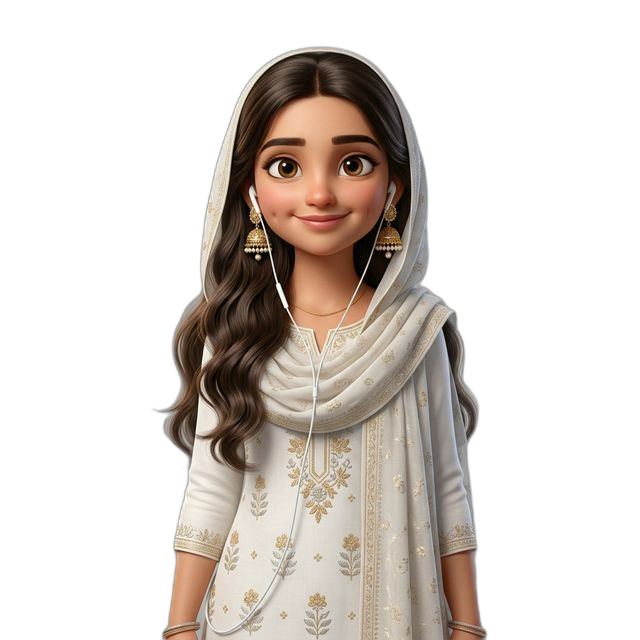
#> input picture assets/sia_idle.png, 640 x 640 px
$ python fix_transparency_final.py
#> lines starting #> are read from the running program, lines starting #| are printed output that depends on the picture
"""
fix_transparency_v4.py
Final exact position for mouth is Y=221
"""

import os
import sys
import shutil
import numpy as np
from collections import deque

try:
    from PIL import Image, ImageFilter, ImageDraw
    pass
except ImportError:
    sys.exit(1)

ASSETS_DIR = os.path.join(os.path.dirname(os.path.abspath(__file__)), "assets")


def flood_fill_remove_bg(img: Image.Image, threshold: int = 225) -> Image.Image:
    img = img.convert("RGBA")
    data = np.array(img, dtype=np.uint8)
    H, W = data.shape[:2]

    r = data[:, :, 0].astype(np.int32)
    g = data[:, :, 1].astype(np.int32)
    b = data[:, :, 2].astype(np.int32)

    def is_bg(y, x):
        return r[y, x] > threshold and g[y, x] > threshold and b[y, x] > threshold

    visited = np.zeros((H, W), dtype=bool)
    bg = np.zeros((H, W), dtype=bool)
    queue = deque()

    for x in range(W):
        for y in [0, H - 1]:
            if not visited[y, x] and is_bg(y, x):
                visited[y, x] = True
                queue.append((y, x))
    for y in range(H):
        for x in [0, W - 1]:
            if not visited[y, x] and is_bg(y, x):
                visited[y, x] = True
                queue.append((y, x))

    while queue:
        y, x = queue.popleft()
        bg[y, x] = True
        for dy, dx in [(-1,0),(1,0),(0,-1),(0,1)]:
            ny, nx = y + dy, x + dx
            if 0 <= ny < H and 0 <= nx < W and not visited[ny, nx] and is_bg(ny, nx):
                visited[ny, nx] = True
                queue.append((ny, nx))

    mask = Image.fromarray((bg * 255).astype(np.uint8), "L")
    mask = mask.filter(ImageFilter.MaxFilter(3))
    mask = mask.filter(ImageFilter.GaussianBlur(1.5))
    mask_a = np.array(mask, dtype=np.float32) / 255.0

    orig_a = data[:, :, 3].astype(np.float32) / 255.0
    new_a = np.clip((orig_a * (1.0 - mask_a)) * 255, 0, 255).astype(np.uint8)
    data[:, :, 3] = new_a
    return Image.fromarray(data, "RGBA")


def apply_mouth(img: Image.Image, state: str) -> Image.Image:
    W, H = img.size
    cx = int(W * 0.495)
    cy = 221  # Exact Y coordinate based on visual calibration!

    overlay = Image.new("RGBA", img.size, (0, 0, 0, 0))
    d = ImageDraw.Draw(overlay)

    if state == "closed":
        mw = int(W * 0.045)
        mh = int(H * 0.007)
        d.ellipse([cx-mw, cy-mh, cx+mw, cy+mh], fill=(120, 55, 55, 45))

    elif state == "semi":
        mw = int(W * 0.040)
        mh = int(H * 0.015)
        d.ellipse([cx-mw, cy-mh, cx+mw, cy+mh], fill=(45, 8, 8, 140))
        tw = int(W * 0.032)
        d.ellipse([cx-tw, cy-mh+2, cx+tw, cy+0], fill=(238, 232, 226, 120))

    elif state == "open":
        mw = int(W * 0.045)
        mh = int(H * 0.022)
        d.ellipse([cx-mw, cy-mh, cx+mw, cy+mh], fill=(35, 6, 6, 170))
        tw = int(W * 0.038)
        d.ellipse([cx-tw, cy-mh+2, cx+tw, cy-1], fill=(240, 234, 230, 150))

    return Image.alpha_composite(img.convert("RGBA"), overlay)


def main():
    print("Running final fix with exact mouth coordinates...")
    for fname in ["Sia_closed.png", "Sia_semi.png", "Sia_open.png", "sia_idle.png"]:
        bak = os.path.join(ASSETS_DIR, fname.replace(".png", "_backup_orig.png"))
        dest = os.path.join(ASSETS_DIR, fname)
        if os.path.exists(bak): shutil.copy2(bak, dest)

    base = Image.open(os.path.join(ASSETS_DIR, "sia_idle.png")).convert("RGBA")
#> base is the input picture: PIL image 640x640 RGBA; mean R, G, B, A 55.4, 48.3, 42.9, 91.1
    clean = flood_fill_remove_bg(base, threshold=228)
#> in flood_fill_remove_bg, `r = data[:, :, 0].astype(np.int32)`:
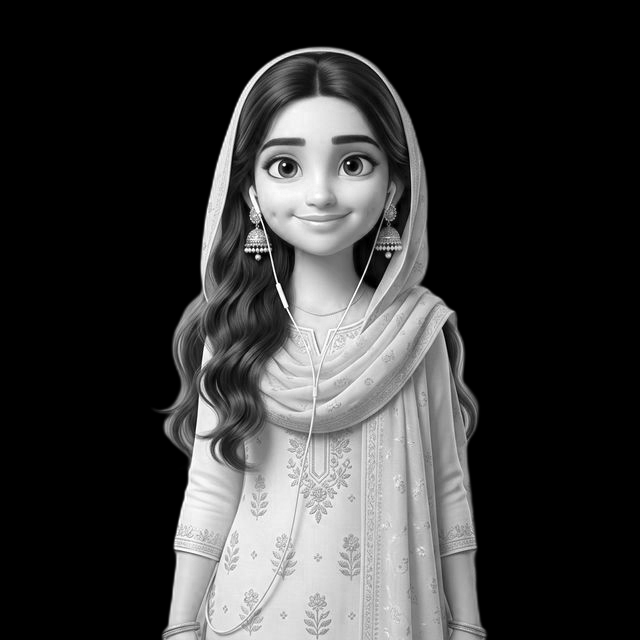
#> r: shape (640, 640) int32; min 0, max 255, mean 55.4
#> in flood_fill_remove_bg, `g = data[:, :, 1].astype(np.int32)`:
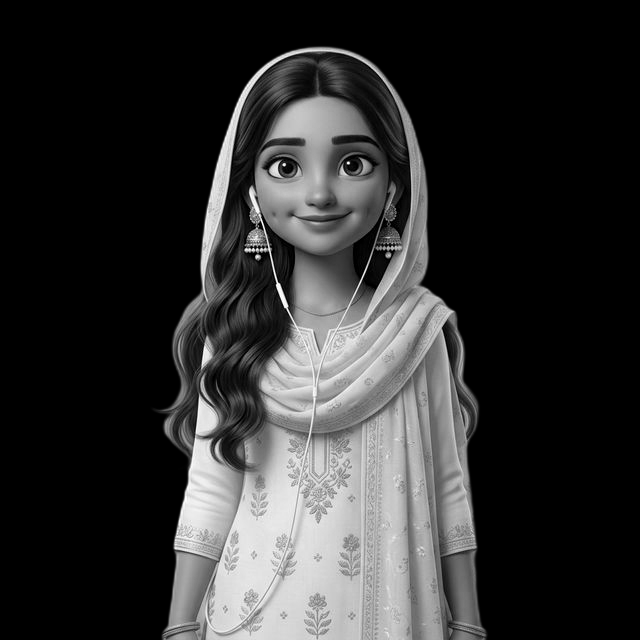
#> g: shape (640, 640) int32; min 0, max 255, mean 48.3
#> in flood_fill_remove_bg, `b = data[:, :, 2].astype(np.int32)`:
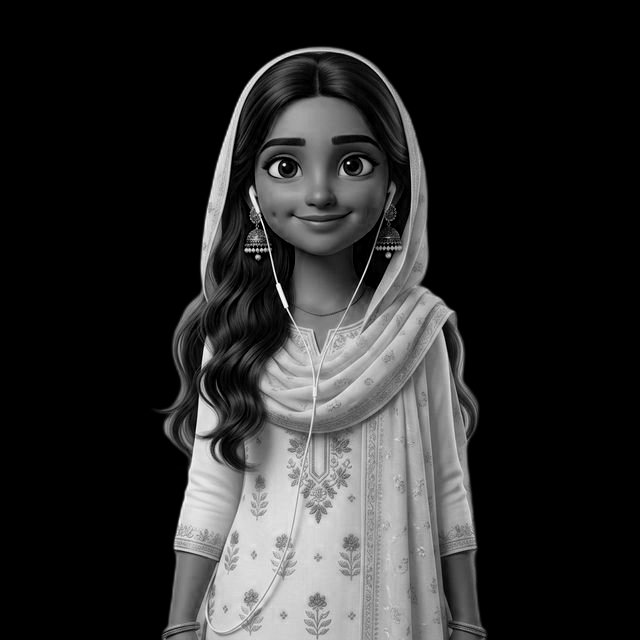
#> b: shape (640, 640) int32; min 0, max 252, mean 42.9
#> after the loop in flood_fill_remove_bg, `for x in range(W):`: visited: shape (640, 640) bool; every value is 0
#> in flood_fill_remove_bg, `mask_a = np.array(mask, dtype=np.float32) / 255.0`: mask_a: shape (640, 640) float32; every value is 0
#> in flood_fill_remove_bg, `orig_a = data[:, :, 3].astype(np.float32) / 255.0`:
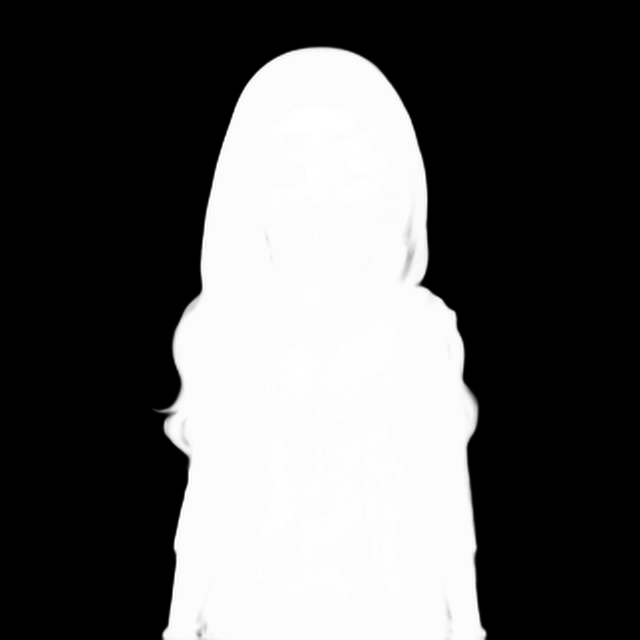
#> orig_a: shape (640, 640) float32; min 0, max 1, mean 0.357

    for fname, state in [("Sia_closed.png", "closed"), ("Sia_semi.png", "semi"), ("Sia_open.png", "open")]:
        frame = apply_mouth(clean, state)
        frame.save(os.path.join(ASSETS_DIR, fname), format="PNG")

    clean.save(os.path.join(ASSETS_DIR, "sia_idle.png"), format="PNG")
    print("Done!")

if __name__ == "__main__":
    main()
